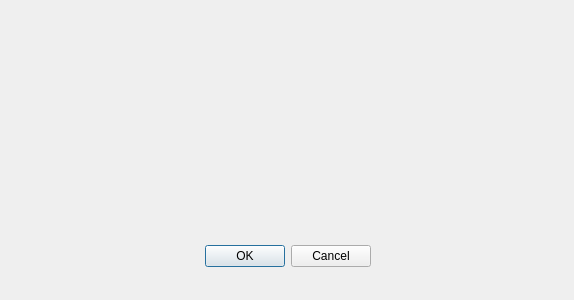
<?xml version="1.0" encoding="UTF-8"?>
<ui version="4.0">
 <class>Dialog</class>
 <widget class="QDialog" name="Dialog">
  <property name="geometry">
   <rect>
    <x>0</x>
    <y>0</y>
    <width>574</width>
    <height>300</height>
   </rect>
  </property>
  <property name="sizePolicy">
   <sizepolicy hsizetype="Expanding" vsizetype="Expanding">
    <horstretch>0</horstretch>
    <verstretch>0</verstretch>
   </sizepolicy>
  </property>
  <property name="windowTitle">
   <string>Catálogo</string>
  </property>
  <widget class="QDialogButtonBox" name="buttonBox">
   <property name="geometry">
    <rect>
     <x>30</x>
     <y>240</y>
     <width>341</width>
     <height>32</height>
    </rect>
   </property>
   <property name="orientation">
    <enum>Qt::Horizontal</enum>
   </property>
   <property name="standardButtons">
    <set>QDialogButtonBox::Cancel|QDialogButtonBox::Ok</set>
   </property>
  </widget>
 </widget>
 <resources/>
 <connections>
  <connection>
   <sender>buttonBox</sender>
   <signal>accepted()</signal>
   <receiver>Dialog</receiver>
   <slot>accept()</slot>
   <hints>
    <hint type="sourcelabel">
     <x>248</x>
     <y>254</y>
    </hint>
    <hint type="destinationlabel">
     <x>157</x>
     <y>274</y>
    </hint>
   </hints>
  </connection>
  <connection>
   <sender>buttonBox</sender>
   <signal>rejected()</signal>
   <receiver>Dialog</receiver>
   <slot>reject()</slot>
   <hints>
    <hint type="sourcelabel">
     <x>316</x>
     <y>260</y>
    </hint>
    <hint type="destinationlabel">
     <x>286</x>
     <y>274</y>
    </hint>
   </hints>
  </connection>
 </connections>
</ui>
